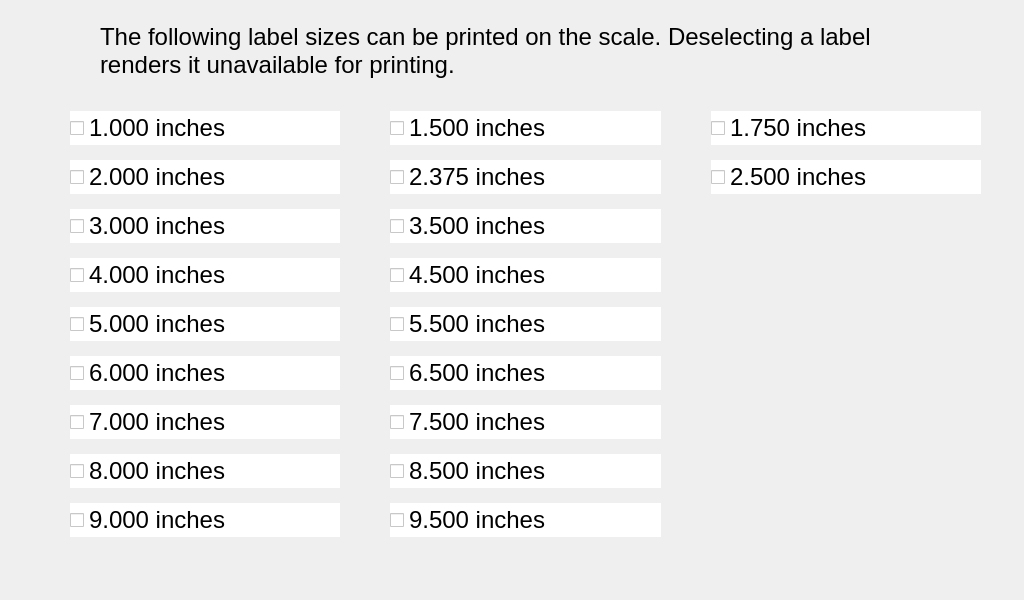
<?xml version="1.0" encoding="UTF-8"?>
<ui version="4.0">
 <class>serviceRemoveLabels</class>
 <widget class="QWidget" name="serviceRemoveLabels">
  <property name="geometry">
   <rect>
    <x>0</x>
    <y>0</y>
    <width>1024</width>
    <height>600</height>
   </rect>
  </property>
  <property name="windowTitle">
   <string>Dialog</string>
  </property>
  <widget class="QLabel" name="lblTitle">
   <property name="geometry">
    <rect>
     <x>100</x>
     <y>10</y>
     <width>841</width>
     <height>81</height>
    </rect>
   </property>
   <property name="font">
    <font>
     <pointsize>18</pointsize>
    </font>
   </property>
   <property name="text">
    <string>The following label sizes can be printed on the scale. Deselecting a label renders it unavailable for printing.</string>
   </property>
   <property name="alignment">
    <set>Qt::AlignLeading|Qt::AlignLeft|Qt::AlignVCenter</set>
   </property>
   <property name="wordWrap">
    <bool>true</bool>
   </property>
  </widget>
  <widget class="QWidget" name="layoutWidget">
   <property name="geometry">
    <rect>
     <x>70</x>
     <y>100</y>
     <width>911</width>
     <height>451</height>
    </rect>
   </property>
   <layout class="QGridLayout" name="gridLayout">
    <property name="horizontalSpacing">
     <number>50</number>
    </property>
    <property name="verticalSpacing">
     <number>4</number>
    </property>
    <item row="0" column="0">
     <widget class="QCheckBox" name="chkLabelSize_1_000">
      <property name="font">
       <font>
        <pointsize>18</pointsize>
       </font>
      </property>
      <property name="styleSheet">
       <string notr="true">QCheckBox
{
	color: black;
	background: white;
 }</string>
      </property>
      <property name="text">
       <string>1.000 inches</string>
      </property>
     </widget>
    </item>
    <item row="0" column="1">
     <widget class="QCheckBox" name="chkLabelSize_1_500">
      <property name="font">
       <font>
        <pointsize>18</pointsize>
       </font>
      </property>
      <property name="styleSheet">
       <string notr="true">QCheckBox
{
	color: black;
	background: white;
 }</string>
      </property>
      <property name="text">
       <string>1.500 inches</string>
      </property>
     </widget>
    </item>
    <item row="0" column="2">
     <widget class="QCheckBox" name="chkLabelSize_1_750">
      <property name="font">
       <font>
        <pointsize>18</pointsize>
       </font>
      </property>
      <property name="styleSheet">
       <string notr="true">QCheckBox
{
	color: black;
	background: white;
 }</string>
      </property>
      <property name="text">
       <string>1.750 inches</string>
      </property>
     </widget>
    </item>
    <item row="1" column="0">
     <widget class="QCheckBox" name="chkLabelSize_2_000">
      <property name="font">
       <font>
        <pointsize>18</pointsize>
       </font>
      </property>
      <property name="styleSheet">
       <string notr="true">QCheckBox
{
	color: black;
	background: white;
 }</string>
      </property>
      <property name="text">
       <string>2.000 inches</string>
      </property>
     </widget>
    </item>
    <item row="1" column="1">
     <widget class="QCheckBox" name="chkLabelSize_2_375">
      <property name="font">
       <font>
        <pointsize>18</pointsize>
       </font>
      </property>
      <property name="styleSheet">
       <string notr="true">QCheckBox
{
	color: black;
	background: white;
 }</string>
      </property>
      <property name="text">
       <string>2.375 inches</string>
      </property>
     </widget>
    </item>
    <item row="1" column="2">
     <widget class="QCheckBox" name="chkLabelSize_2_500">
      <property name="font">
       <font>
        <pointsize>18</pointsize>
       </font>
      </property>
      <property name="styleSheet">
       <string notr="true">QCheckBox
{
	color: black;
	background: white;
 }</string>
      </property>
      <property name="text">
       <string>2.500 inches</string>
      </property>
     </widget>
    </item>
    <item row="2" column="0">
     <widget class="QCheckBox" name="chkLabelSize_3_000">
      <property name="font">
       <font>
        <pointsize>18</pointsize>
       </font>
      </property>
      <property name="styleSheet">
       <string notr="true">QCheckBox
{
	color: black;
	background: white;
 }</string>
      </property>
      <property name="text">
       <string>3.000 inches</string>
      </property>
     </widget>
    </item>
    <item row="2" column="1">
     <widget class="QCheckBox" name="chkLabelSize_3_500">
      <property name="font">
       <font>
        <pointsize>18</pointsize>
       </font>
      </property>
      <property name="styleSheet">
       <string notr="true">QCheckBox
{
	color: black;
	background: white;
 }</string>
      </property>
      <property name="text">
       <string>3.500 inches</string>
      </property>
     </widget>
    </item>
    <item row="3" column="0">
     <widget class="QCheckBox" name="chkLabelSize_4_000">
      <property name="sizePolicy">
       <sizepolicy hsizetype="Minimum" vsizetype="Fixed">
        <horstretch>0</horstretch>
        <verstretch>0</verstretch>
       </sizepolicy>
      </property>
      <property name="minimumSize">
       <size>
        <width>60</width>
        <height>0</height>
       </size>
      </property>
      <property name="font">
       <font>
        <pointsize>18</pointsize>
       </font>
      </property>
      <property name="styleSheet">
       <string notr="true">QCheckBox
{
	color: black;
	background: white;
 }</string>
      </property>
      <property name="text">
       <string>4.000 inches</string>
      </property>
     </widget>
    </item>
    <item row="3" column="1">
     <widget class="QCheckBox" name="chkLabelSize_4_500">
      <property name="font">
       <font>
        <pointsize>18</pointsize>
       </font>
      </property>
      <property name="styleSheet">
       <string notr="true">QCheckBox
{
	color: black;
	background: white;
 }</string>
      </property>
      <property name="text">
       <string>4.500 inches</string>
      </property>
     </widget>
    </item>
    <item row="4" column="0">
     <widget class="QCheckBox" name="chkLabelSize_5_000">
      <property name="font">
       <font>
        <pointsize>18</pointsize>
       </font>
      </property>
      <property name="styleSheet">
       <string notr="true">QCheckBox
{
	color: black;
	background: white;
 }</string>
      </property>
      <property name="text">
       <string>5.000 inches</string>
      </property>
     </widget>
    </item>
    <item row="4" column="1">
     <widget class="QCheckBox" name="chkLabelSize_5_500">
      <property name="font">
       <font>
        <pointsize>18</pointsize>
       </font>
      </property>
      <property name="styleSheet">
       <string notr="true">QCheckBox
{
	color: black;
	background: white;
 }</string>
      </property>
      <property name="text">
       <string>5.500 inches</string>
      </property>
     </widget>
    </item>
    <item row="5" column="0">
     <widget class="QCheckBox" name="chkLabelSize_6_000">
      <property name="font">
       <font>
        <pointsize>18</pointsize>
       </font>
      </property>
      <property name="styleSheet">
       <string notr="true">QCheckBox
{
	color: black;
	background: white;
 }</string>
      </property>
      <property name="text">
       <string>6.000 inches</string>
      </property>
     </widget>
    </item>
    <item row="5" column="1">
     <widget class="QCheckBox" name="chkLabelSize_6_500">
      <property name="font">
       <font>
        <pointsize>18</pointsize>
       </font>
      </property>
      <property name="styleSheet">
       <string notr="true">QCheckBox
{
	color: black;
	background: white;
 }</string>
      </property>
      <property name="text">
       <string>6.500 inches</string>
      </property>
     </widget>
    </item>
    <item row="6" column="0">
     <widget class="QCheckBox" name="chkLabelSize_7_000">
      <property name="font">
       <font>
        <pointsize>18</pointsize>
       </font>
      </property>
      <property name="styleSheet">
       <string notr="true">QCheckBox
{
	color: black;
	background: white;
 }</string>
      </property>
      <property name="text">
       <string>7.000 inches</string>
      </property>
     </widget>
    </item>
    <item row="6" column="1">
     <widget class="QCheckBox" name="chkLabelSize_7_500">
      <property name="font">
       <font>
        <pointsize>18</pointsize>
       </font>
      </property>
      <property name="styleSheet">
       <string notr="true">QCheckBox
{
	color: black;
	background: white;
 }</string>
      </property>
      <property name="text">
       <string>7.500 inches</string>
      </property>
     </widget>
    </item>
    <item row="7" column="0">
     <widget class="QCheckBox" name="chkLabelSize_8_000">
      <property name="font">
       <font>
        <pointsize>18</pointsize>
       </font>
      </property>
      <property name="styleSheet">
       <string notr="true">QCheckBox
{
	color: black;
	background: white;
 }</string>
      </property>
      <property name="text">
       <string>8.000 inches</string>
      </property>
     </widget>
    </item>
    <item row="7" column="1">
     <widget class="QCheckBox" name="chkLabelSize_8_500">
      <property name="font">
       <font>
        <pointsize>18</pointsize>
       </font>
      </property>
      <property name="styleSheet">
       <string notr="true">QCheckBox
{
	color: black;
	background: white;
 }</string>
      </property>
      <property name="text">
       <string>8.500 inches</string>
      </property>
     </widget>
    </item>
    <item row="8" column="0">
     <widget class="QCheckBox" name="chkLabelSize_9_000">
      <property name="font">
       <font>
        <pointsize>18</pointsize>
       </font>
      </property>
      <property name="styleSheet">
       <string notr="true">QCheckBox
{
	color: black;
	background: white;
 }</string>
      </property>
      <property name="text">
       <string>9.000 inches</string>
      </property>
     </widget>
    </item>
    <item row="8" column="1">
     <widget class="QCheckBox" name="chkLabelSize_9_500">
      <property name="font">
       <font>
        <pointsize>18</pointsize>
       </font>
      </property>
      <property name="styleSheet">
       <string notr="true">QCheckBox
{
	color: black;
	background: white;
 }</string>
      </property>
      <property name="text">
       <string>9.500 inches</string>
      </property>
     </widget>
    </item>
   </layout>
  </widget>
 </widget>
 <resources/>
 <connections/>
</ui>
